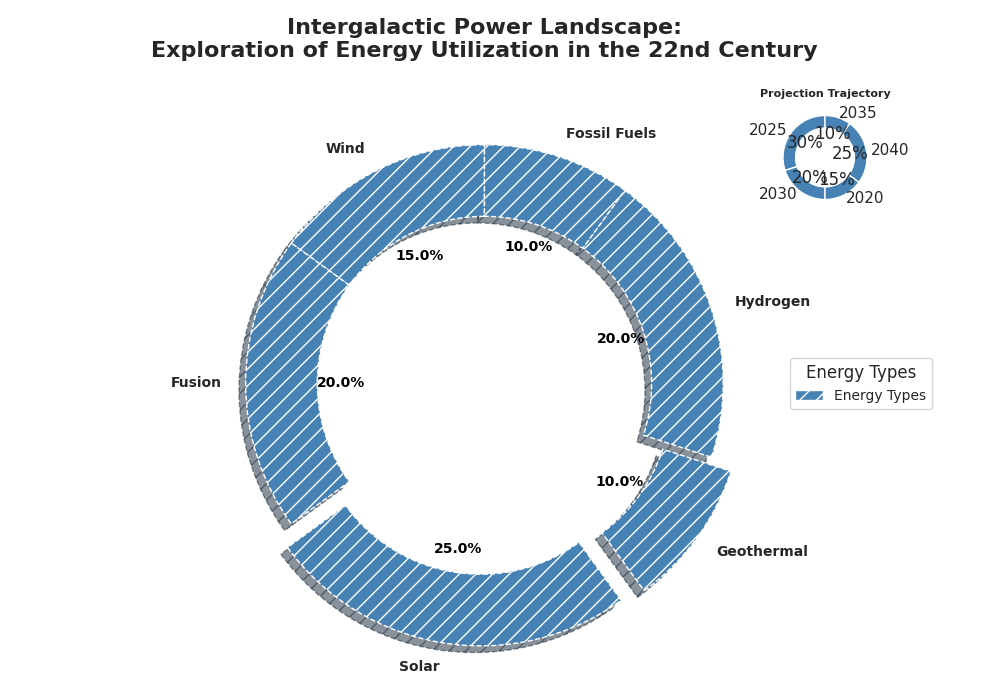

Source code (Python):
import matplotlib.pyplot as plt
import numpy as np
from matplotlib.patches import Patch

energy_sources = ['Wind', 'Fusion', 'Solar', 'Geothermal', 'Hydrogen', 'Fossil Fuels']
energy_usage = np.array([15, 20, 25, 10, 20, 10])

# Use a single color for all sections
single_color = '#4682B4'  # Steel Blue
patterns = ["||", "\\\\", "//", "-", "+", "x"]

explode = (0, 0, 0.1, 0.1, 0, 0)

fig, ax = plt.subplots(figsize=(10, 7), subplot_kw=dict(aspect="equal"))

wedges, texts, autotexts = ax.pie(
    energy_usage,
    labels=energy_sources,
    autopct='%1.1f%%',
    startangle=90,
    colors=[single_color] * len(energy_sources),
    explode=explode,
    wedgeprops=dict(width=0.3, edgecolor='w', linestyle='--', hatch=patterns[2]),
    shadow=True
)

plt.setp(autotexts, size=10, weight="bold", color='black')
plt.setp(texts, size=10, weight='bold')

plt.title(
    'Intergalactic Power Landscape:\nExploration of Energy Utilization in the 22nd Century',
    fontsize=16, weight='bold', pad=20
)

# Single legend entry, as all sections have the same color
single_patch = Patch(facecolor=single_color, hatch=patterns[2])
ax.legend(
    [single_patch], ['Energy Types'], title="Energy Types",
    loc="center left", bbox_to_anchor=(1, 0, 0.5, 1), fontsize=10
)

ax_inset = fig.add_axes([0.75, 0.7, 0.15, 0.15], aspect='equal')
inset_data = np.array([30, 20, 15, 25, 10])
inset_labels = ['2025', '2030', '2020', '2040', '2035']
ax_inset.pie(
    inset_data, labels=inset_labels, startangle=90, colors=[single_color] * len(inset_labels), 
    autopct='%1.0f%%', wedgeprops=dict(width=0.3, edgecolor='w')
)
ax_inset.set_title('Projection Trajectory', fontsize=8, weight='bold')

plt.tight_layout()
plt.show()
